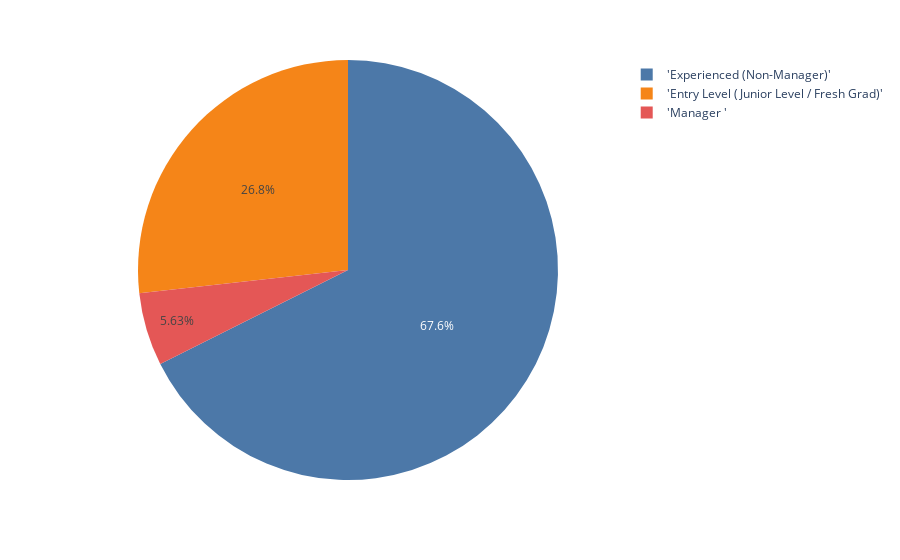

The notebook cell this image was saved under:
### Code cell
# career level pie for each job 
px.pie(career_level_df[career_level_df['job']=='Data Engineer'] , names='career_level' , values='count',color_discrete_sequence=px.colors.qualitative.T10)

### Figure 1 — Plotly figure (JSON) as saved in the notebook; plotly's stock layout.template omitted (floating-point values rounded to 4 significant figures)
{"data": [{"domain": {"x": [0, 1], "y": [0, 1]}, "hovertemplate": "career_level=%{label}<br>count=%{value}<extra></extra>", "labels": ["'Entry Level (Junior Level / Fresh Grad)'", "'Experienced (Non-Manager)'", "'Manager '"], "legendgroup": "", "name": "", "showlegend": true, "type": "pie", "values": [19, 48, 4]}], "layout": {"legend": {"tracegroupgap": 0}, "margin": {"t": 60}, "piecolorway": ["#4C78A8", "#F58518", "#E45756", "#72B7B2", "#54A24B", "#EECA3B", "#B279A2", "#FF9DA6", "#9D755D", "#BAB0AC"]}}
